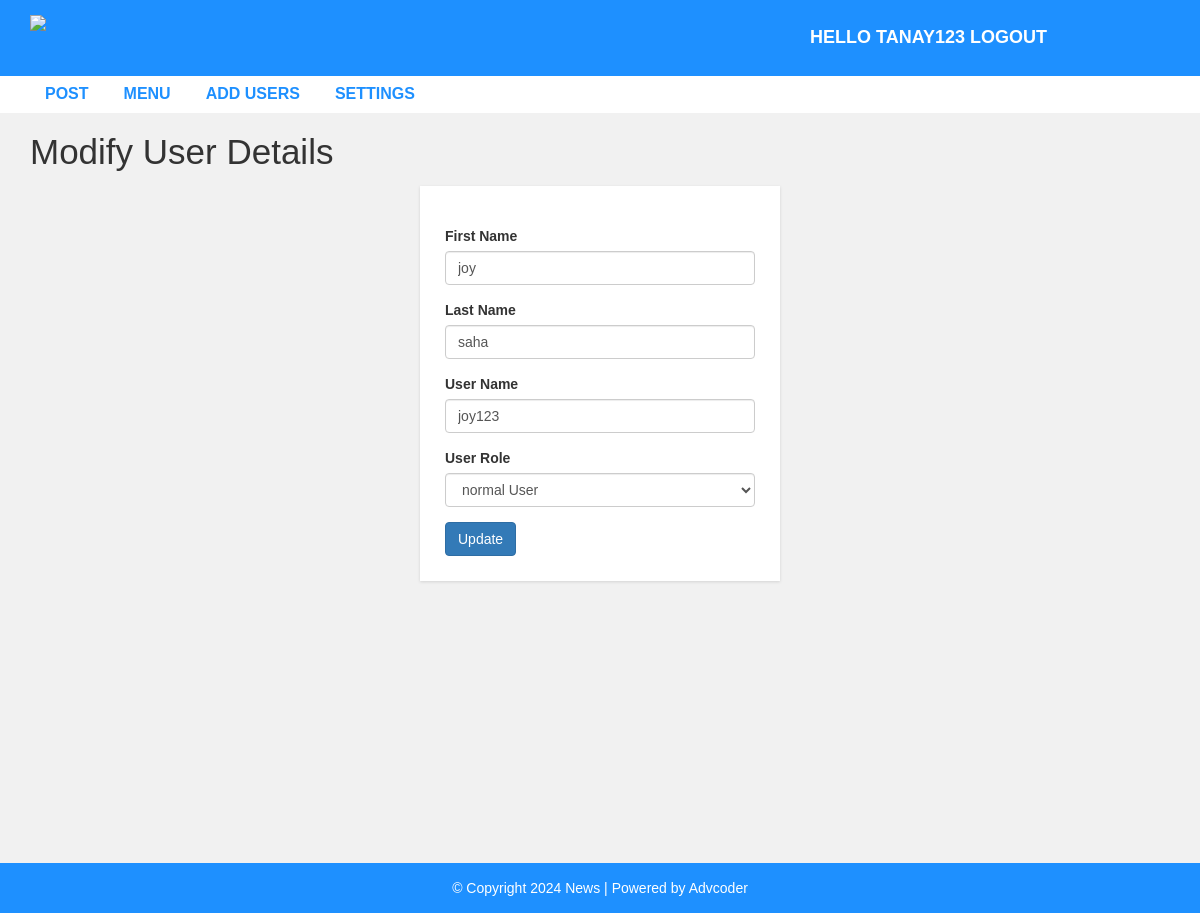
Page /admin/update-user.php?id=39 (signed in) on the committed database.
### tables this page shows
CREATE TABLE `user` (
  `user_id` int(10) UNSIGNED NOT NULL,
  `first_name` varchar(30) NOT NULL,
  `last_name` varchar(30) NOT NULL,
  `username` varchar(30) DEFAULT NULL,
  `password` varchar(40) DEFAULT NULL,
  `role` int(11) NOT NULL
);

### admin/update-user.php (the view, shortened to what this page needs)
<?php include "header.php";
?>
  <div id="admin-content">
      <div class="container">
          <div class="row">
              <div class="col-md-12">
                  <h1 class="admin-heading">Modify User Details</h1>
              </div>
              <div class="col-md-offset-4 col-md-4">
                <?php
                include "config.php";
                $user_id = $_GET['id'];
                $sql = "SELECT * FROM user WHERE user_id = {$user_id}";
                $result = mysqli_query($conn, $sql) or die("Query Failed.");
                if(mysqli_num_rows($result) > 0){
                  while($row = mysqli_fetch_assoc($result)){
                ?>
                  <form  action="<?php $_SERVER['PHP_SELF']; ?>" method ="POST">
                          <div class="form-group">
                          <label>First Name</label>
                          <input type="text" name="f_name" class="form-control" value="<?php echo $row['first_name'];  ?>" required>
                      </div>
                      <div class="form-group">
                          <label>Last Name</label>
                          <input type="text" name="l_name" class="form-control" value="<?php echo $row['last_name'];  ?>" required>
                      </div>
                      <div class="form-group">
                          <label>User Name</label>
                          <input type="text" name="username" class="form-control" value="<?php echo $row['username'];  ?>" placeholder="" required>
                      </div>
                      <div class="form-group">
                          <label>User Role</label>
                          <select class="form-control" name="role" value="<?php echo $row['role']; ?>">
                            <?php
                              if($row['role'] == 1){
                                echo "<option value='0'>normal User</option>
                                      <option value='1' selected>Admin</option>";
                              }else{
                                echo "<option value='0' selected>normal User</option>
                                      <option value='1'>Admin</option>";
                              }
                            ?>
                          </select>
                      </div>
                      <input type="submit" name="submit" class="btn btn-primary" value="Update" required />
                  </form>
                  <?php
                }
              }
                   ?>
              </div>
          </div>
      </div>
  </div>
<?php include "footer.php"; ?>

### css/style.css (style rules this page uses)
body { background: #f1f1f1; font-family: sans-serif,arial,Helvetica; }
#admin-content { padding: 20px 0; min-height: 750px; }
#admin-content .admin-heading { font-size: 35px; margin: 0 0 15px; }
form { background: #fff; padding: 25px; box-shadow:0 1px 3px rgba(0, 0, 0, 0.13); }

### rows in the picture
user: f_name "joy", l_name "saha", username "joy123", role "normal User"

### other values in the picture
$_SESSION["username"] "TANAY123"
